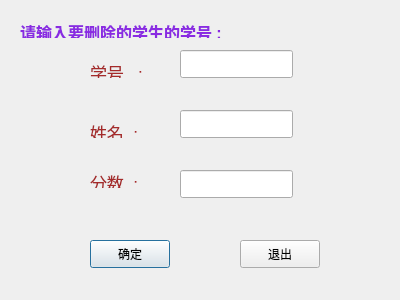
<?xml version="1.0" encoding="UTF-8"?>
<ui version="4.0">
 <class>deleteDlg</class>
 <widget class="QDialog" name="deleteDlg">
  <property name="geometry">
   <rect>
    <x>0</x>
    <y>0</y>
    <width>400</width>
    <height>300</height>
   </rect>
  </property>
  <property name="windowTitle">
   <string>Dialog</string>
  </property>
  <widget class="QLabel" name="label">
   <property name="geometry">
    <rect>
     <x>90</x>
     <y>60</y>
     <width>54</width>
     <height>18</height>
    </rect>
   </property>
   <property name="text">
    <string>&lt;html&gt;&lt;head&gt;&lt;meta name=&quot;qrichtext&quot; content=&quot;1&quot; /&gt;&lt;style type=&quot;text/css&quot;&gt;
p, li { white-space: pre-wrap; }
&lt;/style&gt;&lt;/head&gt;&lt;body style=&quot; font-family:'Sans Serif'; font-size:9pt; font-weight:400; font-style:normal;&quot;&gt;
&lt;p style=&quot; margin-top:0px; margin-bottom:0px; margin-left:0px; margin-right:0px; -qt-block-indent:0; text-indent:0px;&quot;&gt;&lt;span style=&quot; font-size:13pt; color:#a52a2a;&quot;&gt;学号   :&lt;/span&gt;&lt;/p&gt;&lt;/body&gt;&lt;/html&gt;</string>
   </property>
  </widget>
  <widget class="QLabel" name="label_2">
   <property name="geometry">
    <rect>
     <x>90</x>
     <y>120</y>
     <width>54</width>
     <height>18</height>
    </rect>
   </property>
   <property name="text">
    <string>&lt;html&gt;&lt;head&gt;&lt;meta name=&quot;qrichtext&quot; content=&quot;1&quot; /&gt;&lt;style type=&quot;text/css&quot;&gt;
p, li { white-space: pre-wrap; }
&lt;/style&gt;&lt;/head&gt;&lt;body style=&quot; font-family:'Sans Serif'; font-size:9pt; font-weight:400; font-style:normal;&quot;&gt;
&lt;p style=&quot; margin-top:0px; margin-bottom:0px; margin-left:0px; margin-right:0px; -qt-block-indent:0; text-indent:0px;&quot;&gt;&lt;span style=&quot; font-size:13pt; color:#a52a2a;&quot;&gt;姓名  :&lt;/span&gt;&lt;/p&gt;&lt;/body&gt;&lt;/html&gt;</string>
   </property>
  </widget>
  <widget class="QLabel" name="label_3">
   <property name="geometry">
    <rect>
     <x>90</x>
     <y>170</y>
     <width>54</width>
     <height>18</height>
    </rect>
   </property>
   <property name="text">
    <string>&lt;html&gt;&lt;head&gt;&lt;meta name=&quot;qrichtext&quot; content=&quot;1&quot; /&gt;&lt;style type=&quot;text/css&quot;&gt;
p, li { white-space: pre-wrap; }
&lt;/style&gt;&lt;/head&gt;&lt;body style=&quot; font-family:'Sans Serif'; font-size:9pt; font-weight:400; font-style:normal;&quot;&gt;
&lt;p style=&quot; margin-top:0px; margin-bottom:0px; margin-left:0px; margin-right:0px; -qt-block-indent:0; text-indent:0px;&quot;&gt;&lt;span style=&quot; font-size:13pt; color:#a52a2a;&quot;&gt;分数  :&lt;/span&gt;&lt;/p&gt;&lt;/body&gt;&lt;/html&gt;</string>
   </property>
  </widget>
  <widget class="QLineEdit" name="lineEdit">
   <property name="geometry">
    <rect>
     <x>180</x>
     <y>50</y>
     <width>113</width>
     <height>28</height>
    </rect>
   </property>
  </widget>
  <widget class="QPushButton" name="pushButton">
   <property name="geometry">
    <rect>
     <x>90</x>
     <y>240</y>
     <width>80</width>
     <height>28</height>
    </rect>
   </property>
   <property name="text">
    <string>确定</string>
   </property>
  </widget>
  <widget class="QPushButton" name="pushButton_2">
   <property name="geometry">
    <rect>
     <x>240</x>
     <y>240</y>
     <width>80</width>
     <height>28</height>
    </rect>
   </property>
   <property name="text">
    <string>退出</string>
   </property>
  </widget>
  <widget class="QLabel" name="label_4">
   <property name="geometry">
    <rect>
     <x>20</x>
     <y>20</y>
     <width>311</width>
     <height>18</height>
    </rect>
   </property>
   <property name="text">
    <string>&lt;html&gt;&lt;head&gt;&lt;meta name=&quot;qrichtext&quot; content=&quot;1&quot; /&gt;&lt;style type=&quot;text/css&quot;&gt;
p, li { white-space: pre-wrap; }
&lt;/style&gt;&lt;/head&gt;&lt;body style=&quot; font-family:'Sans Serif'; font-size:9pt; font-weight:400; font-style:normal;&quot;&gt;
&lt;p style=&quot; margin-top:0px; margin-bottom:0px; margin-left:0px; margin-right:0px; -qt-block-indent:0; text-indent:0px;&quot;&gt;&lt;span style=&quot; font-size:12pt; font-weight:600; color:#8a2be2;&quot;&gt;请输入要删除的学生的学号 :&lt;/span&gt;&lt;/p&gt;&lt;/body&gt;&lt;/html&gt;</string>
   </property>
  </widget>
  <widget class="QLineEdit" name="le2">
   <property name="geometry">
    <rect>
     <x>180</x>
     <y>110</y>
     <width>113</width>
     <height>28</height>
    </rect>
   </property>
  </widget>
  <widget class="QLineEdit" name="le3">
   <property name="geometry">
    <rect>
     <x>180</x>
     <y>170</y>
     <width>113</width>
     <height>28</height>
    </rect>
   </property>
  </widget>
 </widget>
 <resources/>
 <connections/>
</ui>
